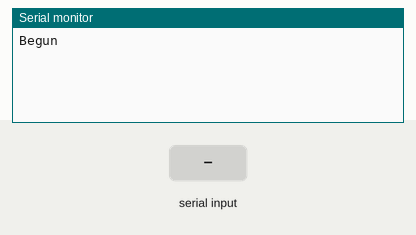
Simulated run of this sketch. Board: ESP32. Shown: the last lines printed to the serial monitor. The inputs (shaded band) are chosen by the test bench. USB keyboard and mouse output is not drawn.

Above: at 1.2 s.
1.3 s: "1" received over the second serial link
At 2.5 s:
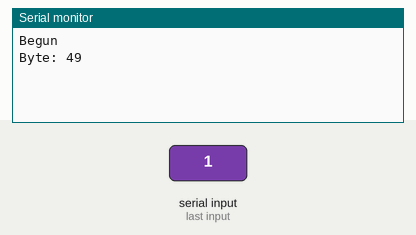
2.8 s: "0" received over the second serial link
At 3.9 s:
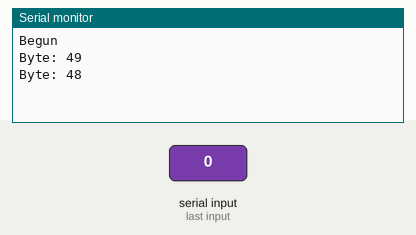
4.3 s: "2" received over the second serial link
At 5.0 s:
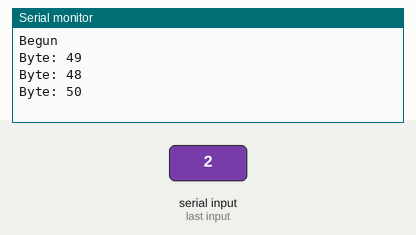

Measured:
- after the input at 1.3 s, the serial monitor: prints a new line at once (image 1)
- after the input at 2.8 s, the serial monitor: prints a new line at once (image 2)
- after the input at 4.3 s, the serial monitor: prints a new line at once (image 3)

The sketch:

project.ino
```cpp
#include <BleKeyboard.h>

// This library is for using BLE HID with your ESP32
//
// This is not availble on the library manager so
// needs to be installed from Github
// https://github.com/T-vK/ESP32-BLE-Keyboard

// First param is name
// Second is manufacturer
// Third is initial batter level

bool activeListener = false;
int count = 0;
unsigned long hex_num;


BleKeyboard bleKeyboard("BLE Terminal v4 B", "Estera", 100);

void setup() {
  Serial.begin(9600);
  Serial1.begin(9600, SERIAL_8N1, 22, 0);
  Serial2.begin(9600, SERIAL_8N1, 25, 33, 1);
  Serial.println("Begun");
  bleKeyboard.begin();
}

void loop() {
  // Only do something with the keypress if we
  // are connected to something via bluetooth
  if (bleKeyboard.isConnected()) {
    checkRFID();
    while(Serial2.available() > 0) {
      bleKeyboard.write(Serial2.read());
    }
  }
}

void checkRFID() {
  if (Serial1.available()) {      // If anything comes in Serial (USB),
    byte b = Serial1.read();
    Serial.print("Byte: ");
    Serial.println(b);


    if(activeListener == false && b == 0x02) {
      activeListener = true;
      count = 0;
    }

    if(activeListener == true) {
      count++;
      if(count > 3 && count < 8) {
        if(count == 4) {
          hex_num = b << 24;
        }
        if(count == 5) {
          hex_num += b << 16;
        }
        if(count == 6) {
          hex_num += b << 8;
        }
        if(count == 7) {
          hex_num += b;
        }
      }
    }

    if( b == 0x03 ) {
      activeListener = false;
      Serial.print("Sending to Bluetooth: ");
      Serial.println(hex_num);
      bleKeyboard.println(hex_num);
    }
  }
}
```
